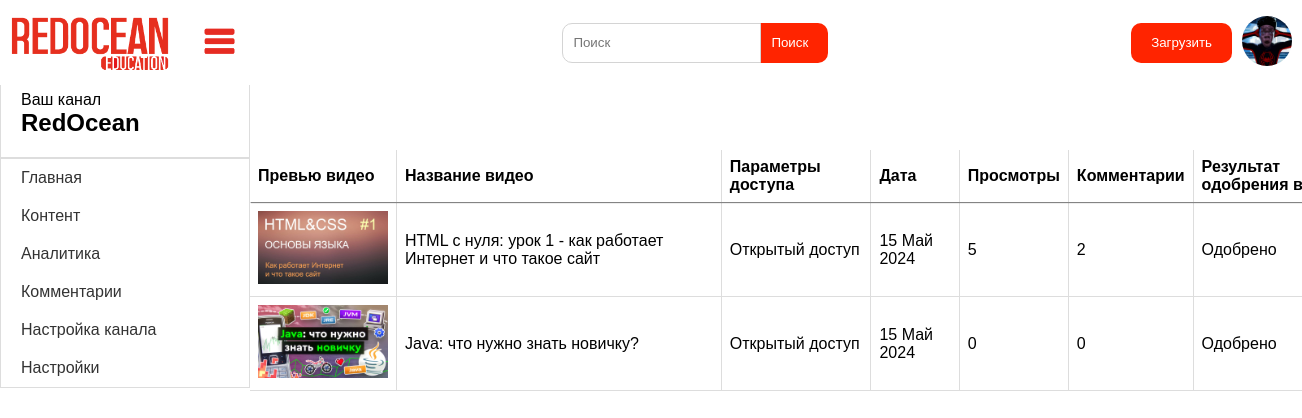
/panel.php (signed in), run on the app's committed database.
### tables this page shows
CREATE TABLE video (
  idVideo bigint(20) NOT NULL AUTO_INCREMENT,
  nameVideo varchar(150) NOT NULL,
  urlVideo varchar(50) NOT NULL,
  authorsID bigint(20) NOT NULL,
  uploadDate datetime NOT NULL DEFAULT current_timestamp,
  id_themes_video int(11) DEFAULT NULL,
  description text DEFAULT NULL,
  PRIMARY KEY (idVideo)
);

### panel.php (the view, shortened to what this page needs)
<?php
$host = 'localhost';
$dbname = 'web-player';
$username = 'root';
$password = '';
try {
    $pdo = new PDO("mysql:host=$host;dbname=$dbname", $username, $password);
    $pdo->setAttribute(PDO::ATTR_ERRMODE, PDO::ERRMODE_EXCEPTION);
} catch (PDOException $e) {
    echo "Ошибка подключения: " . $e->getMessage();
    exit();
}
$authorID = $_SESSION['userId'];
$currentPage = isset($_GET['page']) ? intval($_GET['page']) : 0;
if ($currentPage > 0) {
    $startFrom = ($currentPage - 1) * 10;
} else {
    $startFrom = 0;
}
$queryTotal = "
SELECT
    COUNT(DISTINCT video.idVideo) AS videoCount,
    users.nameUsers AS channelName
FROM
    video
JOIN
    users ON video.authorsID = users.idUsers
WHERE
    video.authorsID = :authorID";
$stmtTotal = $pdo->prepare($queryTotal);
$stmtTotal->bindParam(':authorID', $authorID, PDO::PARAM_INT);
$stmtTotal->execute();
$row = $stmtTotal->fetch(PDO::FETCH_ASSOC);
$channelName = $row['channelName'];
$query = "SELECT
          video.idVideo,
          video.nameVideo,
          video.urlVideo,
          video.uploadDate,
          users.nameUsers,
          COUNT(DISTINCT video_views.idVideoViews) AS viewCount,
          themes_video.name_themes,
          check_video.result,
          COUNT(DISTINCT comments.idComments) AS commentCount,
          type_video.nameType AS accessType
        FROM
          video
        JOIN
          users ON video.authorsID = users.idUsers
        LEFT JOIN
          video_views ON video.idVideo = video_views.idVideo
        LEFT JOIN
          themes_video ON video.id_themes_video = themes_video.id_themes_video
        INNER JOIN
          check_video ON video.idVideo = check_video.idVideo
        LEFT JOIN
          comments ON video.idVideo = comments.idVideo
        LEFT JOIN
          type_video ON video.idVideo = type_video.idVideo
        WHERE video.authorsID = $authorID
        GROUP BY
          video.idVideo
        ORDER BY
          video.uploadDate DESC
        LIMIT
          $startFrom, 10";
$stmt = $pdo->query($query);
?>
<!DOCTYPE html>
<html lang="ru">
<head>
    <link rel="stylesheet" href="css/header.css">
</head>
<body>
    <?php include("include/header.php"); ?>
    <main>
        <aside class="sidebar" id="menu">
            <div class="sidebar-header">
                <div class="user-info">
                    <p>Ваш канал</p>
                    <h2><?php echo "$channelName"; ?></h2>
                </div>
            </div>
            <nav class="sidebar-nav">
                <ul class="nav-list">
                    <li><a href="index">Главная</a></li>
                    <li><a href="panel">Контент</a></li>
                    <li><a href="global_analytics">Аналитика</a></li>
                    <li><a href="comments-list">Комментарии</a></li>
                    <li><a href="channel-settings">Настройка канала</a></li>
                    <li><a href="settings">Настройки</a></li>
                </ul>
            </nav>
        </aside>
        <section class="video-list" id="video-list">
            <table id="table">
                <?php if ($stmt->rowCount() > 0) {
                    echo '
            <thead>
                <tr>
                    <th>Превью видео</th>
                    <th>Название видео</th>
                    <th>Параметры доступа</th>
                    <th>Дата</th>
                    <th>Просмотры</th>
                    <th>Комментарии</th>
                    <th>Результат одобрения видео</th>
                </tr>
            </thead>
            <tbody>';
                    while ($row = $stmt->fetch(PDO::FETCH_ASSOC)) {
                        echo "<tr>
                            <td><a href='changepanel?urlVideo={$row['urlVideo']}'><div class='loader'></div><img src='video/{$row['urlVideo']}.PNG' alt='Превью видео'></a></td>
                            <td><a href='changepanel?urlVideo={$row['urlVideo']}'>{$row['nameVideo']}</a></td>
                            <td><span onclick=\"toggleAccess('{$row['urlVideo']}', this)\" style='cursor: pointer;'>{$row['accessType']}</span></td>
                            <td class='date-cell'>{$row['uploadDate']}</td>
                            <td>{$row['viewCount']}</td>
                            <td>{$row['commentCount']}</td>
                            <td>{$row['result']}</td>
                        </tr>";
                    }
                } else {
                    echo "<tr>
                <td>Ни одно видео ещё не загружено</td>
            </tr>";
                } ?>
                </tbody>
            </table>
        </section>
    </main>
</body>
</html>

### css/header.css (style rules this page uses)
body { margin: 0; font-family: Arial, sans-serif; height: 100%; margin-top: 100px; }

### panel.php (style rules this page uses)
body, html { height: 70%; margin: 0; font-family: Arial, sans-serif; }
.video-list { width: 86.8%; padding-left: 250px; transition: padding-left 0.4s ease, width 0.4s ease; z-index: 2; overflow: visible; }
.video-list img { width: 130px; aspect-ratio: 16/9; }
.video-list table { right: 0; width: 100%; border-collapse: collapse; transition: transform 0.4s ease; }
thead { position: sticky; top: 80px; background: white; z-index: 2; box-shadow: 0 1px 1px -1px rgba(0, 0, 0, 0.4); }
.video-list th, .video-list td { border: 1px solid #ddd; border-top: 0px; border-left: 0px; padding: 8px; text-align: left; }
.video-list a { text-decoration: none; color: inherit; outline: none; }
main { margin-top: 150px; transition: transform 0.4s ease; }
.sidebar { margin-top: 70px; width: 250px; height: 100%; position: fixed; left: 0; top: 0; background-color: #fff; z-index: 3; transition: transform 0.4s ease; transform: translateX(0%); }
.sidebar-header { border: 1px solid #ddd; padding: 20px; transition: transform 0.5s ease; }
.user-info p, .user-info h2 { margin: 0; }
.sidebar-nav .nav-list { border: 1px solid #ddd; list-style: none; padding: 0; margin: 0; }
.sidebar-nav .nav-list li a { display: block; padding: 10px 20px; text-decoration: none; color: #333; transition: background-color 0.3s; transition: transform 0.5s ease; }

### data on the page
video: urlVideo (picture), nameVideo "HTML с нуля: урок 1 - как работает Интернет и что такое сайт", accessType "Открытый доступ", viewCount "5", commentCount "2", result "Одобрено"
video: urlVideo (picture), nameVideo "Java: что нужно знать новичку?", accessType "Открытый доступ", viewCount "0", commentCount "0", result "Одобрено"

### other printed values
$channelName "RedOcean"
